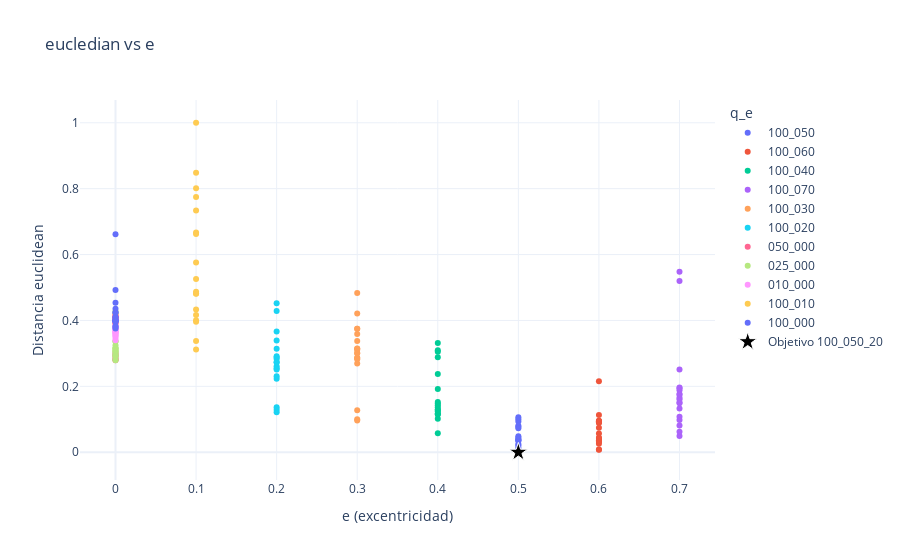

This figure's notebook cell:
### Code cell
plot_distance_vs_e_interactive(
    distances,
    distance="euclidean",
    manual_colors=manual,
    title="eucledian vs e"
)

### Figure 1 — Plotly figure (JSON) as saved in the notebook; plotly's stock layout.template omitted (floating-point values rounded to 4 significant figures)
{"data": [{"customdata": [["100_050_09", 1, "100_050"], ["100_050_07", 1, "100_050"], ["100_050_16", 1, "100_050"], ["100_050_13", 1, "100_050"], ["100_050_10", 1, "100_050"], ["100_050_15", 1, "100_050"], ["100_050_18", 1, "100_050"], ["100_050_19", 1, "100_050"], ["100_050_05", 1, "100_050"], ["100_050_06", 1, "100_050"], ["100_050_12", 1, "100_050"], ["100_050_08", 1, "100_050"], ["100_050_04", 1, "100_050"], ["100_050_17", 1, "100_050"], ["100_050_11", 1, "100_050"], ["100_050_14", 1, "100_050"], ["100_050_03", 1, "100_050"]], "hovertemplate": "e (excentricidad)=%{x:.2f}<br>Distancia euclidean=%{y:.4f}<br>id=%{customdata[0]}<br>q_float=%{customdata[1]:.2f}<extra></extra>", "legendgroup": "100_050", "marker": {"color": "#636EFA", "symbol": "circle"}, "mode": "markers", "name": "100_050", "orientation": "v", "showlegend": true, "type": "scatter", "x": [0.5, 0.5, 0.5, 0.5, 0.5, 0.5, 0.5, 0.5, 0.5, 0.5, 0.5, 0.5, 0.5, 0.5, 0.5, 0.5, 0.5], "xaxis": "x", "y": [0.0, 0.008601, 0.02541, 0.01449, 0.02141, 0.03729, 0.03475, 0.03675, 0.04012, 0.04432, 0.04872, 0.07762, 0.08073, 0.07255, 0.09335, 0.09993, 0.1065], "yaxis": "y"}, {"customdata": [["100_060_09", 1, "100_060"], ["100_060_06", 1, "100_060"], ["100_060_20", 1, "100_060"], ["100_060_13", 1, "100_060"], ["100_060_17", 1, "100_060"], ["100_060_05", 1, "100_060"], ["100_060_12", 1, "100_060"], ["100_060_03", 1, "100_060"], ["100_060_16", 1, "100_060"], ["100_060_10", 1, "100_060"], ["100_060_14", 1, "100_060"], ["100_060_07", 1, "100_060"], ["100_060_15", 1, "100_060"], ["100_060_18", 1, "100_060"], ["100_060_19", 1, "100_060"], ["100_060_04", 1, "100_060"], ["100_060_11", 1, "100_060"], ["100_060_08", 1, "100_060"]], "hovertemplate": "e (excentricidad)=%{x:.2f}<br>Distancia euclidean=%{y:.4f}<br>id=%{customdata[0]}<br>q_float=%{customdata[1]:.2f}<extra></extra>", "legendgroup": "100_060", "marker": {"color": "#EF553B", "symbol": "circle"}, "mode": "markers", "name": "100_060", "orientation": "v", "showlegend": true, "type": "scatter", "x": [0.6, 0.6, 0.6, 0.6, 0.6, 0.6, 0.6, 0.6, 0.6, 0.6, 0.6, 0.6, 0.6, 0.6, 0.6, 0.6, 0.6, 0.6], "xaxis": "x", "y": [0.007891, 0.008136, 0.02615, 0.03149, 0.03483, 0.03549, 0.04327, 0.04324, 0.05676, 0.07461, 0.08941, 0.09003, 0.09462, 0.09446, 0.09591, 0.09257, 0.1131, 0.2154], "yaxis": "y"}, {"customdata": [["100_040_04", 1, "100_040"], ["100_040_20", 1, "100_040"], ["100_040_11", 1, "100_040"], ["100_040_18", 1, "100_040"], ["100_040_06", 1, "100_040"], ["100_040_19", 1, "100_040"], ["100_040_15", 1, "100_040"], ["100_040_10", 1, "100_040"], ["100_040_12", 1, "100_040"], ["100_040_16", 1, "100_040"], ["100_040_17", 1, "100_040"], ["100_040_14", 1, "100_040"], ["100_040_13", 1, "100_040"], ["100_040_05", 1, "100_040"], ["100_040_08", 1, "100_040"], ["100_040_03", 1, "100_040"], ["100_040_07", 1, "100_040"], ["100_040_09", 1, "100_040"]], "hovertemplate": "e (excentricidad)=%{x:.2f}<br>Distancia euclidean=%{y:.4f}<br>id=%{customdata[0]}<br>q_float=%{customdata[1]:.2f}<extra></extra>", "legendgroup": "100_040", "marker": {"color": "#00CC96", "symbol": "circle"}, "mode": "markers", "name": "100_040", "orientation": "v", "showlegend": true, "type": "scatter", "x": [0.4, 0.4, 0.4, 0.4, 0.4, 0.4, 0.4, 0.4, 0.4, 0.4, 0.4, 0.4, 0.4, 0.4, 0.4, 0.4, 0.4, 0.4], "xaxis": "x", "y": [0.05772, 0.1015, 0.116, 0.1144, 0.1177, 0.1244, 0.1292, 0.1366, 0.1289, 0.148, 0.143, 0.1522, 0.1918, 0.2375, 0.2884, 0.3052, 0.3097, 0.3316], "yaxis": "y"}, {"customdata": [["100_070_18", 1, "100_070"], ["100_070_15", 1, "100_070"], ["100_070_04", 1, "100_070"], ["100_070_09", 1, "100_070"], ["100_070_17", 1, "100_070"], ["100_070_12", 1, "100_070"], ["100_070_08", 1, "100_070"], ["100_070_11", 1, "100_070"], ["100_070_16", 1, "100_070"], ["100_070_07", 1, "100_070"], ["100_070_06", 1, "100_070"], ["100_070_19", 1, "100_070"], ["100_070_05", 1, "100_070"], ["100_070_10", 1, "100_070"], ["100_070_13", 1, "100_070"], ["100_070_14", 1, "100_070"], ["100_070_03", 1, "100_070"], ["100_070_20", 1, "100_070"]], "hovertemplate": "e (excentricidad)=%{x:.2f}<br>Distancia euclidean=%{y:.4f}<br>id=%{customdata[0]}<br>q_float=%{customdata[1]:.2f}<extra></extra>", "legendgroup": "100_070", "marker": {"color": "#AB63FA", "symbol": "circle"}, "mode": "markers", "name": "100_070", "orientation": "v", "showlegend": true, "type": "scatter", "x": [0.7, 0.7, 0.7, 0.7, 0.7, 0.7, 0.7, 0.7, 0.7, 0.7, 0.7, 0.7, 0.7, 0.7, 0.7, 0.7, 0.7, 0.7], "xaxis": "x", "y": [0.0496, 0.06202, 0.08149, 0.1079, 0.1331, 0.09782, 0.152, 0.1607, 0.1878, 0.1484, 0.1653, 0.1747, 0.1945, 0.1767, 0.1968, 0.2509, 0.5197, 0.5479], "yaxis": "y"}, {"customdata": [["100_030_07", 1, "100_030"], ["100_030_17", 1, "100_030"], ["100_030_13", 1, "100_030"], ["100_030_20", 1, "100_030"], ["100_030_10", 1, "100_030"], ["100_030_04", 1, "100_030"], ["100_030_19", 1, "100_030"], ["100_030_15", 1, "100_030"], ["100_030_09", 1, "100_030"], ["100_030_18", 1, "100_030"], ["100_030_14", 1, "100_030"], ["100_030_03", 1, "100_030"], ["100_030_06", 1, "100_030"], ["100_030_11", 1, "100_030"], ["100_030_05", 1, "100_030"], ["100_030_08", 1, "100_030"], ["100_030_16", 1, "100_030"], ["100_030_12", 1, "100_030"]], "hovertemplate": "e (excentricidad)=%{x:.2f}<br>Distancia euclidean=%{y:.4f}<br>id=%{customdata[0]}<br>q_float=%{customdata[1]:.2f}<extra></extra>", "legendgroup": "100_030", "marker": {"color": "#FFA15A", "symbol": "circle"}, "mode": "markers", "name": "100_030", "orientation": "v", "showlegend": true, "type": "scatter", "x": [0.3, 0.3, 0.3, 0.3, 0.3, 0.3, 0.3, 0.3, 0.3, 0.3, 0.3, 0.3, 0.3, 0.3, 0.3, 0.3, 0.3, 0.3], "xaxis": "x", "y": [0.09996, 0.09655, 0.1276, 0.2865, 0.2696, 0.286, 0.2824, 0.301, 0.3004, 0.3112, 0.3142, 0.3149, 0.3373, 0.3752, 0.3589, 0.3751, 0.4208, 0.4836], "yaxis": "y"}, {"customdata": [["100_020_10", 1, "100_020"], ["100_020_07", 1, "100_020"], ["100_020_05", 1, "100_020"], ["100_020_19", 1, "100_020"], ["100_020_11", 1, "100_020"], ["100_020_17", 1, "100_020"], ["100_020_15", 1, "100_020"], ["100_020_18", 1, "100_020"], ["100_020_08", 1, "100_020"], ["100_020_20", 1, "100_020"], ["100_020_16", 1, "100_020"], ["100_020_14", 1, "100_020"], ["100_020_13", 1, "100_020"], ["100_020_12", 1, "100_020"], ["100_020_09", 1, "100_020"], ["100_020_03", 1, "100_020"], ["100_020_06", 1, "100_020"], ["100_020_04", 1, "100_020"]], "hovertemplate": "e (excentricidad)=%{x:.2f}<br>Distancia euclidean=%{y:.4f}<br>id=%{customdata[0]}<br>q_float=%{customdata[1]:.2f}<extra></extra>", "legendgroup": "100_020", "marker": {"color": "#19D3F3", "symbol": "circle"}, "mode": "markers", "name": "100_020", "orientation": "v", "showlegend": true, "type": "scatter", "x": [0.2, 0.2, 0.2, 0.2, 0.2, 0.2, 0.2, 0.2, 0.2, 0.2, 0.2, 0.2, 0.2, 0.2, 0.2, 0.2, 0.2, 0.2], "xaxis": "x", "y": [0.1216, 0.1289, 0.1368, 0.2228, 0.2306, 0.2551, 0.2613, 0.251, 0.2732, 0.2729, 0.2828, 0.2879, 0.2912, 0.3141, 0.3392, 0.3665, 0.4284, 0.4522], "yaxis": "y"}, {"customdata": [["050_000_03", 0.5, "050_000"], ["050_000_15", 0.5, "050_000"], ["050_000_14", 0.5, "050_000"], ["050_000_06", 0.5, "050_000"], ["050_000_17", 0.5, "050_000"], ["050_000_07", 0.5, "050_000"], ["050_000_20", 0.5, "050_000"], ["050_000_13", 0.5, "050_000"], ["050_000_12", 0.5, "050_000"], ["050_000_11", 0.5, "050_000"], ["050_000_16", 0.5, "050_000"], ["050_000_10", 0.5, "050_000"], ["050_000_08", 0.5, "050_000"], ["050_000_18", 0.5, "050_000"], ["050_000_19", 0.5, "050_000"], ["050_000_09", 0.5, "050_000"], ["050_000_04", 0.5, "050_000"], ["050_000_05", 0.5, "050_000"]], "hovertemplate": "e (excentricidad)=%{x:.2f}<br>Distancia euclidean=%{y:.4f}<br>id=%{customdata[0]}<br>q_float=%{customdata[1]:.2f}<extra></extra>", "legendgroup": "050_000", "marker": {"color": "#FF6692", "symbol": "circle"}, "mode": "markers", "name": "050_000", "orientation": "v", "showlegend": true, "type": "scatter", "x": [0.0, 0.0, 0.0, 0.0, 0.0, 0.0, 0.0, 0.0, 0.0, 0.0, 0.0, 0.0, 0.0, 0.0, 0.0, 0.0, 0.0, 0.0], "xaxis": "x", "y": [0.2858, 0.2816, 0.2791, 0.2923, 0.2956, 0.3011, 0.3905, 0.3929, 0.4011, 0.4013, 0.4083, 0.4069, 0.4101, 0.4044, 0.4109, 0.4206, 0.4112, 0.4171], "yaxis": "y"}, {"customdata": [["025_000_19", 0.25, "025_000"], ["025_000_17", 0.25, "025_000"], ["025_000_06", 0.25, "025_000"], ["025_000_03", 0.25, "025_000"], ["025_000_16", 0.25, "025_000"], ["025_000_10", 0.25, "025_000"], ["025_000_09", 0.25, "025_000"], ["025_000_07", 0.25, "025_000"], ["025_000_12", 0.25, "025_000"], ["025_000_08", 0.25, "025_000"], ["025_000_05", 0.25, "025_000"], ["025_000_18", 0.25, "025_000"], ["025_000_14", 0.25, "025_000"], ["025_000_20", 0.25, "025_000"], ["025_000_15", 0.25, "025_000"], ["025_000_04", 0.25, "025_000"], ["025_000_13", 0.25, "025_000"], ["025_000_11", 0.25, "025_000"]], "hovertemplate": "e (excentricidad)=%{x:.2f}<br>Distancia euclidean=%{y:.4f}<br>id=%{customdata[0]}<br>q_float=%{customdata[1]:.2f}<extra></extra>", "legendgroup": "025_000", "marker": {"color": "#B6E880", "symbol": "circle"}, "mode": "markers", "name": "025_000", "orientation": "v", "showlegend": true, "type": "scatter", "x": [0.0, 0.0, 0.0, 0.0, 0.0, 0.0, 0.0, 0.0, 0.0, 0.0, 0.0, 0.0, 0.0, 0.0, 0.0, 0.0, 0.0, 0.0], "xaxis": "x", "y": [0.2905, 0.2948, 0.2817, 0.279, 0.3038, 0.2916, 0.3057, 0.2968, 0.3245, 0.3082, 0.3099, 0.316, 0.3152, 0.3362, 0.3372, 0.3154, 0.4281, 0.4222], "yaxis": "y"}, {"customdata": [["010_000_16", 0.1, "010_000"], ["010_000_18", 0.1, "010_000"], ["010_000_04", 0.1, "010_000"], ["010_000_17", 0.1, "010_000"], ["010_000_13", 0.1, "010_000"], ["010_000_15", 0.1, "010_000"], ["010_000_20", 0.1, "010_000"], ["010_000_11", 0.1, "010_000"], ["010_000_09", 0.1, "010_000"], ["010_000_19", 0.1, "010_000"], ["010_000_08", 0.1, "010_000"], ["010_000_14", 0.1, "010_000"], ["010_000_07", 0.1, "010_000"], ["010_000_12", 0.1, "010_000"], ["010_000_03", 0.1, "010_000"], ["010_000_10", 0.1, "010_000"], ["010_000_06", 0.1, "010_000"], ["010_000_05", 0.1, "010_000"]], "hovertemplate": "e (excentricidad)=%{x:.2f}<br>Distancia euclidean=%{y:.4f}<br>id=%{customdata[0]}<br>q_float=%{customdata[1]:.2f}<extra></extra>", "legendgroup": "010_000", "marker": {"color": "#FF97FF", "symbol": "circle"}, "mode": "markers", "name": "010_000", "orientation": "v", "showlegend": true, "type": "scatter", "x": [0.0, 0.0, 0.0, 0.0, 0.0, 0.0, 0.0, 0.0, 0.0, 0.0, 0.0, 0.0, 0.0, 0.0, 0.0, 0.0, 0.0, 0.0], "xaxis": "x", "y": [0.3537, 0.3464, 0.3397, 0.3664, 0.3631, 0.3591, 0.3648, 0.3697, 0.3765, 0.3777, 0.361, 0.3823, 0.3817, 0.3798, 0.3539, 0.3733, 0.3779, 0.3737], "yaxis": "y"}, {"customdata": [["100_010_09", 1, "100_010"], ["100_010_18", 1, "100_010"], ["100_010_08", 1, "100_010"], ["100_010_11", 1, "100_010"], ["100_010_04", 1, "100_010"], ["100_010_06", 1, "100_010"], ["100_010_03", 1, "100_010"], ["100_010_10", 1, "100_010"], ["100_010_15", 1, "100_010"], ["100_010_20", 1, "100_010"], ["100_010_17", 1, "100_010"], ["100_010_13", 1, "100_010"], ["100_010_19", 1, "100_010"], ["100_010_14", 1, "100_010"], ["100_010_07", 1, "100_010"], ["100_010_12", 1, "100_010"], ["100_010_16", 1, "100_010"], ["100_010_05", 1, "100_010"]], "hovertemplate": "e (excentricidad)=%{x:.2f}<br>Distancia euclidean=%{y:.4f}<br>id=%{customdata[0]}<br>q_float=%{customdata[1]:.2f}<extra></extra>", "legendgroup": "100_010", "marker": {"color": "#FECB52", "symbol": "circle"}, "mode": "markers", "name": "100_010", "orientation": "v", "showlegend": true, "type": "scatter", "x": [0.1, 0.1, 0.1, 0.1, 0.1, 0.1, 0.1, 0.1, 0.1, 0.1, 0.1, 0.1, 0.1, 0.1, 0.1, 0.1, 0.1, 0.1], "xaxis": "x", "y": [0.3118, 0.3377, 0.3964, 0.4007, 0.4166, 0.4331, 0.4817, 0.4811, 0.487, 0.5255, 0.5757, 0.6669, 0.6622, 0.734, 0.8482, 0.7747, 0.8009, 1.0], "yaxis": "y"}, {"customdata": [["100_000_19", 1, "100_000"], ["100_000_18", 1, "100_000"], ["100_000_20", 1, "100_000"], ["100_000_16", 1, "100_000"], ["100_000_11", 1, "100_000"], ["100_000_13", 1, "100_000"], ["100_000_14", 1, "100_000"], ["100_000_15", 1, "100_000"], ["100_000_17", 1, "100_000"], ["100_000_10", 1, "100_000"], ["100_000_09", 1, "100_000"], ["100_000_12", 1, "100_000"], ["100_000_08", 1, "100_000"], ["100_000_07", 1, "100_000"], ["100_000_06", 1, "100_000"], ["100_000_05", 1, "100_000"], ["100_000_04", 1, "100_000"], ["100_000_03", 1, "100_000"]], "hovertemplate": "e (excentricidad)=%{x:.2f}<br>Distancia euclidean=%{y:.4f}<br>id=%{customdata[0]}<br>q_float=%{customdata[1]:.2f}<extra></extra>", "legendgroup": "100_000", "marker": {"color": "#636EFA", "symbol": "circle"}, "mode": "markers", "name": "100_000", "orientation": "v", "showlegend": true, "type": "scatter", "x": [0.0, 0.0, 0.0, 0.0, 0.0, 0.0, 0.0, 0.0, 0.0, 0.0, 0.0, 0.0, 0.0, 0.0, 0.0, 0.0, 0.0, 0.0], "xaxis": "x", "y": [0.3755, 0.3833, 0.3798, 0.4104, 0.3979, 0.4043, 0.3998, 0.3949, 0.4002, 0.4093, 0.3984, 0.3989, 0.4249, 0.4243, 0.4355, 0.454, 0.4922, 0.6613], "yaxis": "y"}, {"hovertemplate": "<b>Objetivo</b><br>id: 100_050_20<br>q: 1.00<br>e: 0.50<br>euclidean: 0", "marker": {"color": "black", "line": {"color": "white", "width": 1}, "size": 14, "symbol": "star"}, "mode": "markers", "name": "Objetivo 100_050_20", "showlegend": true, "type": "scatter", "x": [0.5], "y": [0]}], "layout": {"autosize": true, "legend": {"title": {"text": "q_e"}, "tracegroupgap": 0}, "title": {"text": "eucledian vs e"}, "xaxis": {"anchor": "y", "autorange": true, "domain": [0, 1], "range": [-0.04291, 0.7429], "title": {"text": "e (excentricidad)"}, "type": "linear"}, "yaxis": {"anchor": "x", "autorange": true, "domain": [0, 1], "range": [-0.1187, 1.085], "title": {"text": "Distancia euclidean"}, "type": "linear"}}}
